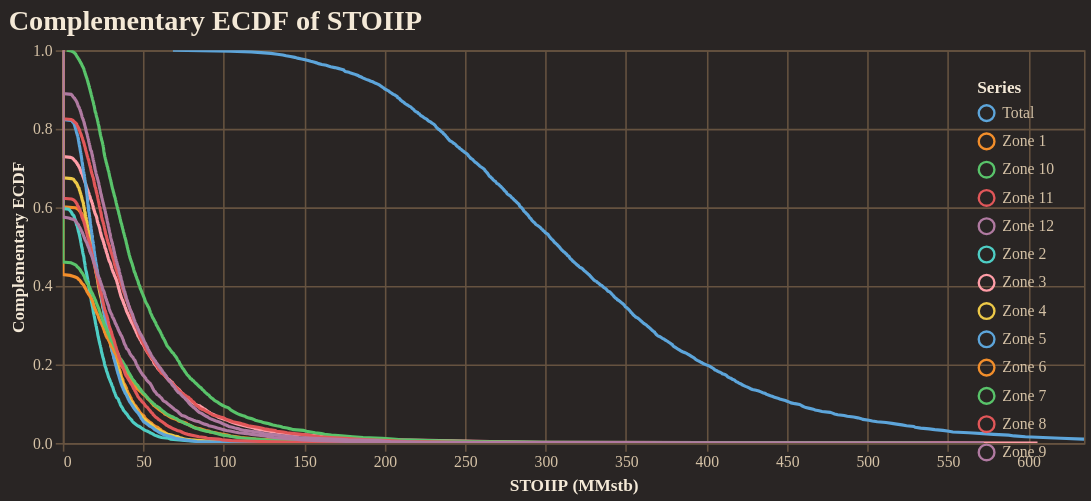

Notebook code for this chart:
### Code cell
fig = reporter.plotter.prospect_volumetric_ecdf_plot(
    figsize=(650, 250),
    backend=PLOTTING_BACKEND
)
fig.show()

### Figure 1 — Vega-Lite specification as saved in the notebook (floating-point values rounded to 4 significant figures; data arrays with more than 128 entries replaced by an {"elided": "..."} marker saying what was removed)
{"config": {"background": "#292524", "view": {"fill": "#292524", "stroke": "#665340"}, "title": {"color": "#f4e9d7", "font": "Merriweather", "fontSize": 18, "fontWeight": 600, "subtitleColor": "#d5c2a6", "anchor": "start"}, "axis": {"domainColor": "#665340", "gridColor": "#665340", "tickColor": "#665340", "labelColor": "#d5c2a6", "titleColor": "#f4e9d7", "labelFont": "Merriweather", "titleFont": "Merriweather"}, "legend": {"titleColor": "#f4e9d7", "labelColor": "#d5c2a6", "labelFont": "Merriweather", "titleFont": "Merriweather", "orient": "top-right", "symbolType": "circle"}, "header": {"labelColor": "#d5c2a6", "titleColor": "#f4e9d7", "labelFont": "Merriweather", "titleFont": "Merriweather"}, "mark": {"color": "#c78d3b"}, "line": {"color": "#c78d3b"}, "bar": {"color": "#c78d3b"}, "point": {"color": "#ddb06d"}, "area": {"color": "#c78d3b", "opacity": 0.35}, "text": {"color": "#f4e9d7", "font": "Merriweather"}, "range": {"category": ["#5DA5DA", "#F28E2B", "#59C36A", "#E15759", "#B07AA1", "#4ECDC4", "#FF9DA7", "#EDC948"]}}, "layer": [{"mark": {"type": "line", "clip": true, "strokeWidth": 2}, "encoding": {"color": {"field": "series", "title": "Series", "type": "nominal"}, "tooltip": [{"field": "series", "title": "Series", "type": "nominal"}, {"field": "stoiip_mmstb", "format": ",.2f", "title": "STOIIP (MMstb)", "type": "quantitative"}, {"field": "exceedance_probability", "format": ".3f", "title": "Exceedance", "type": "quantitative"}], "x": {"field": "stoiip_mmstb", "title": "STOIIP (MMstb)", "type": "quantitative"}, "y": {"field": "exceedance_probability", "scale": {"domain": [0, 1]}, "title": "Complementary ECDF", "type": "quantitative"}}}], "data": {"name": "data-3181ea1d585cf5b991284541c61d1294"}, "encoding": {"x": {"field": "stoiip_mmstb", "scale": {"domain": [0, 634.6]}, "type": "quantitative"}}, "height": 250, "title": "Complementary ECDF of STOIIP", "width": 650, "$schema": "https://vega.github.io/schema/vega-lite/v5.20.1.json", "datasets": {"data-3181ea1d585cf5b991284541c61d1294": {"elided": "6500 records"}}}
